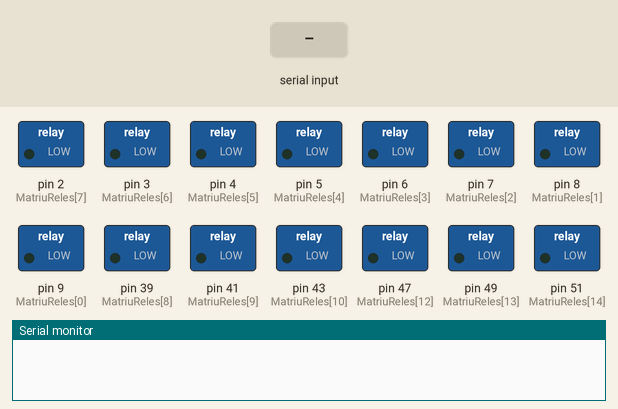
Simulated run of this sketch. Board: Arduino Mega 2560, built with avr-gcc and run on an emulated ATmega2560. On the bench: switched loads named in the sketch (green lamp = pin HIGH), the last lines printed to the serial monitor. Inputs (shaded band) come from the test bench.

Above: at 1.2 s.
1.3 s: byte 88 (88) received over Serial
At 1.6 s:
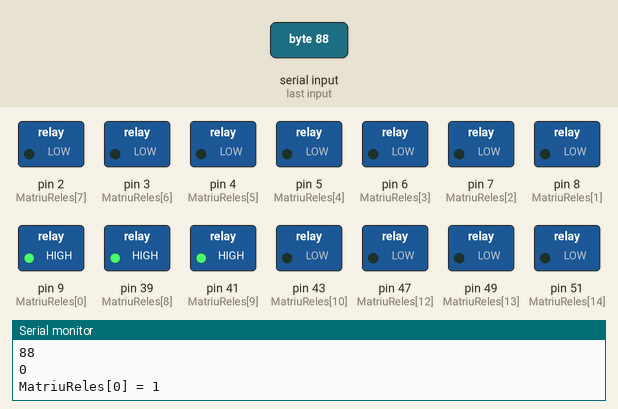
2.8 s: "c" received over Serial
At 4.0 s:
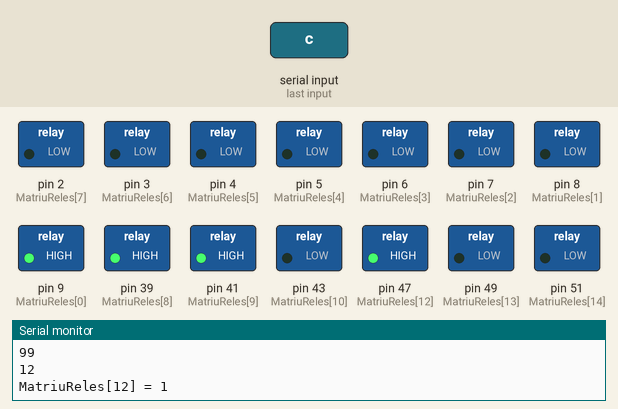
4.3 s: byte 120 (120) received over Serial
At 5.1 s:
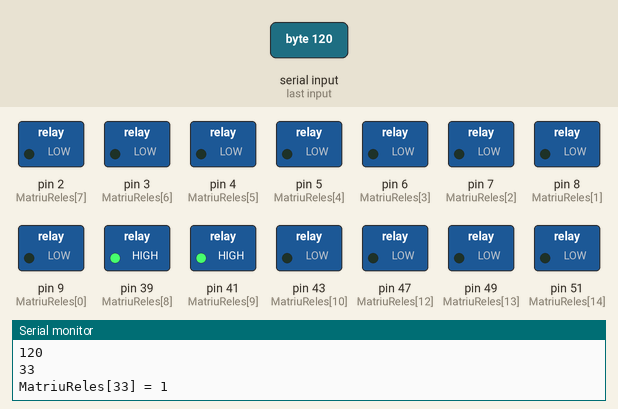
5.8 s: "D" received over Serial
At 6.2 s:
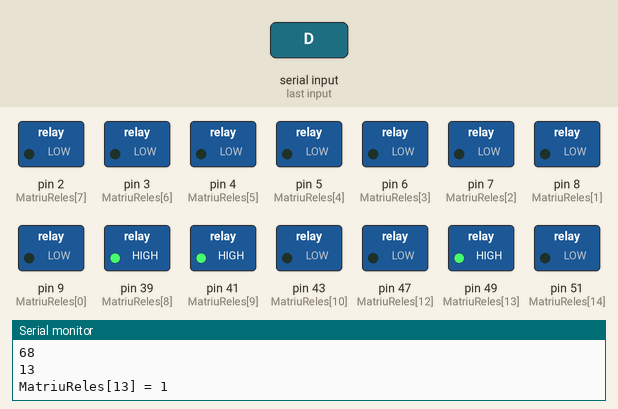
7.3 s: "E" received over Serial
At 8.5 s:
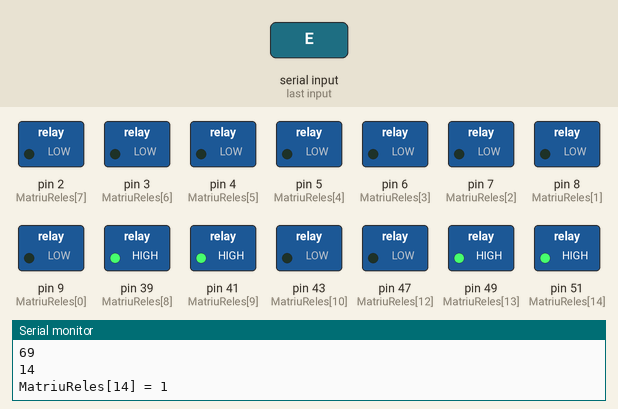
8.8 s: "d" received over Serial
At 9.7 s:
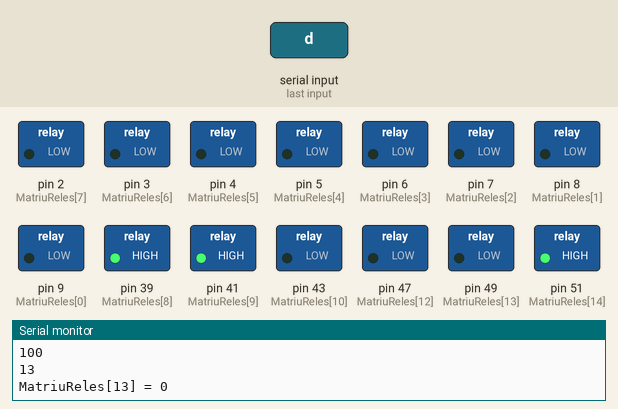
Timing chart, 0 to 11.3 s (numbered marks = the images above; inputs shaded):
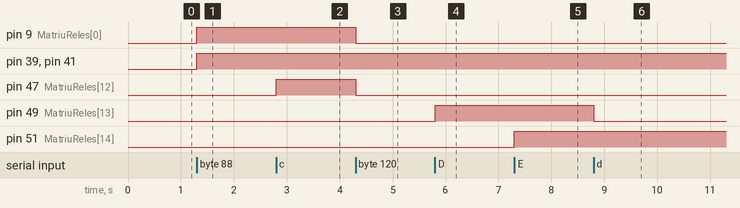

Measured:
- after the input at 1.3 s, pin 9 (MatriuReles[0]), pin 39 (MatriuReles[8]), pin 41 (MatriuReles[9]): LOW → HIGH at once
- after the input at 2.8 s, pin 47 (MatriuReles[12]): LOW → HIGH at once
- after the input at 4.3 s, pin 9 (MatriuReles[0]), pin 47 (MatriuReles[12]): HIGH → LOW at once
- after the input at 5.8 s, pin 49 (MatriuReles[13]): LOW → HIGH at once
- after the input at 7.3 s, pin 51 (MatriuReles[14]): LOW → HIGH at once
- after the input at 8.8 s, pin 49 (MatriuReles[13]): HIGH → LOW at once

The sketch:

PESSEBRE_V6.ino
```cpp
#include "RTClib.h"
#include <Wire.h>
#include <SoftwareSerial.h>
#include <DFPlayer_Mini_Mp3.h>

int TempsInicial;
int TempsActual;
int ReproduintDia;
int ReproduintNit;
int TempsReproduccioDia;
int TempsReproduccioNit;
int repmusica=1;
int EstatMusica=1;
int Test = 0;

int old_sec;

const int Reles=16; //Num de reles
const int Estats=13; //Num estats

SoftwareSerial mySerial(10, 11); // RX, TX /*veure quins ports utilitzem al mega

//String MatriuHoraInici[Estats] =  { "0:0","5:0","10:0","15:0","20:0","25:0","25:40","26:20","27:0","27:30","27:50","28:20","29:10"};
//String MatriuHoraInici[Estats] =  { "0:0","0:30","1:0","1:30","2:0","2:30","3:0","3:30","4:0","4:30","5:0","5:30","6:0"};

//MatriuHoraInici
int MatriuHoraInici[Estats][2] = {
  //{0,0},{5,0},{10,0},{15,0},{20,0},{25,0},{25,40},{26,20},{27,0},{27,30},{27,50},{28,20},{29,10}
  {0,0},{0,10},{0,20},{0,30},{0,40},{0,50},{1,0},{1,10},{1,20},{1,30},{1,40},{1,50},{2,0}
};

int MatriuEstats[Estats][Reles+1] = {
   //Dia
   //1,2,3,4,5,6,7,8,9,0,1,2,3,4,5,6,7
    {0,0,1,0,0,1,1,1,1,1,1,1,0,1,1,1,1},
    {1,0,1,0,0,1,1,1,1,1,1,1,0,1,1,1,1},
    {0,0,1,0,0,1,1,1,1,1,1,1,0,1,1,1,1},
    {1,0,1,0,0,1,1,1,1,1,1,1,0,1,1,1,1},
    {0,0,1,0,0,1,1,1,1,1,1,1,0,1,1,1,1},

   //Nit
   //1,2,3,4,5,6,7,8,9,0,1,2,3,4,5,6,7
    {1,0,0,0,0,1,1,1,0,1,1,0,0,0,0,0,2},
    {1,0,0,0,0,1,1,1,0,1,1,1,0,1,0,0,2},
    {1,0,0,0,0,1,1,1,0,1,1,0,0,1,1,0,2},
    {1,0,0,0,0,1,1,1,0,1,1,1,0,1,1,1,2},
    //Encesa banderes
    {0,0,0,0,0,1,1,1,0,1,1,0,1,0,0,0,2},
    //continua nit
    {1,0,0,0,0,1,1,1,0,1,1,1,0,0,0,1,2},
    {1,0,0,0,0,1,1,1,0,1,1,1,0,0,1,0,2},
    {1,0,0,0,0,1,1,1,0,1,1,1,0,1,1,1,2}
};

// 9 Bomba moli + Gir Moli +Led Moli
// 8 Moli canto cova
// 7 Boira
// 6 Llum llac
// 5 relé que no clava (NU) NO FUNCIONA!!
// 4 On/Off Màquina de fum
// 3 Infern + bomba de recirculació riu + foc + llamp + 3 bombetes vermelles
// 2 Cel
// 39 Dimmer
// 41 Polsador contacte Màquina de fum
// 43 Naixement + sol + lluna
// 45 poble 3
// 47 masia + castell banderes
// 49poble 4 + sta caterina
// 51 poble 2 + creu + castell
// 53 poble 1
int MatriuReles[Reles] = {9,8,7,6,5,4,3,2,39,41,43,45,47,49,51,53};

//Variables de temps RTC
int mi,ho,se;

//Valor del serial Bluetooth
char val;

//Variable Rellotge
RTC_DS1307 RTC;

////////////////////////////////////////////////////////////////////////////////

void loop()
{

    //Serial.println("hello");
  //mp3_stop();

  llegirSerie();

  //reset();

  //TestMusica();
  //Automatic();
  //TestReles();
}


/////////////////////////////////////////////////////////////////////////////////

void InitPins()
{
  for(int i=0; i<Reles; i++)
  {
    pinMode(MatriuReles[i],OUTPUT);
    digitalWrite(MatriuReles[i],LOW);
  }

  digitalWrite(MatriuReles[8], HIGH); //Dimmer dia
  digitalWrite(MatriuReles[9], HIGH); //Fum
}

/////////////////////////////////////////////////////////////////////////////////

//Inicialitzar Bluetooth
void InitBT()
{
  Serial.begin(9600);
}

////////////////////////////////////////////////////////////////////////////////

void setup()
{
  Serial.begin(9600);
  /*
  delay(1000);

  mp3_stop ();

  TempsInicial = millis();
  InitPins();//Inicialitzem tots els pins
  InitBT();

  TempsReproduccioDia = (2*60+16)*1000; //Dura 2 minuts i 16 segons
  TempsReproduccioNit = (1*60+32)*1000; //Dura 1 minut i 32 segons

  //Incialitzem MP3
  mySerial.begin (9600);
  mp3_set_serial (mySerial);  //set softwareSerial for DFPlayer-mini mp3 module
  mp3_set_volume (20);

  ReproduintDia = 0;
  ReproduintNit = 0;


  //RTC llegir hora rellotge pc i sincronitzarla al rtc
  Wire.begin(); // Shield I2C pins connect to alt I2C bus on Arduino Due
  RTC.begin(); // Shield I2C pins connect to alt I2C bus on Arduino Due
  RTC.adjust(DateTime(__DATE__, __TIME__)); //Sincronitza la hora amb el pc que compila
  */
}

//////////////////////////////////////////////////////////////////////////////////////

void TestMusica()
{
  mp3_play(1);
  delay(30000);
}

///////////////////////////////////////////////////////////////////////////////////////

void reset()
{
    digitalWrite(39,HIGH);
}

/////////////////////////////////////////////////////////////////////////////////////

void TestReles()
{
  for(int i=0;i<Reles;i++)
  {
    Serial.println("Rele: " + String(i+1) + " Pin: " + String(MatriuReles[i]) + " HIGH");
    digitalWrite(MatriuReles[i], HIGH);
    delay(5000);

    Serial.println("Rele: " + String(i+1) + " Pin: " + String(MatriuReles[i]) + " LOW");
    digitalWrite(MatriuReles[i], LOW);
    delay(2000);
  }
}
////////////////////////////////////////////////////////////////////////////////

void Automatic()
{

  Musica();

  //Incialitzem la variable now amb l'hora actual
  DateTime now = RTC.now();
  //Ara obtenim el segon, el minut i la hora actual
  se = (now.second());
  mi = (now.minute());
  ho = (now.hour());

  //old
  double sec = se/10;
  int sec2 = (int)(sec);
  sec = sec - (double)(sec2);
  //if(sec == 0) Serial.println("I am alive!!" + String(ho) + "/" + String(mi) + "/" + String(se));

  if(mi >= 13) mi = mi-13;
  if(mi >= 15) mi = mi-15;


  //Primer comprovem si hora+minut correspon a algun estat
  for(int i=0; i<Estats; i++)
  {
    //Serial.println("Minuts(Actual/Estat): " + String(mi) + "/" + String(MatriuHoraInici[i][0]) + " Segons(Actual/Estat): " + String(se) + "/" + String(MatriuHoraInici[i][1]));
    //Cas que el minut i la hora coincideixin per activar un rele
    if(MatriuHoraInici[i][0] == mi and MatriuHoraInici[i][1] == se)
    {
      //Mirem quins reles s'han d'activar per aquest estat
      for(int j=0; j<Reles;j++)
      {
        if(MatriuEstats[i][j] == 1) digitalWrite(MatriuReles[j], HIGH);
        Serial.println("Canvi d'estat: " + String(i));
        if(MatriuEstats[i][j] == 0) digitalWrite(MatriuReles[j], LOW);
      }
      repmusica = MatriuEstats[i][Reles+1];
/*
            //Mirem si engegar o parar la música (0-Parat, 1-Pista1, 2-Pista3)
      if(MatriuEstats[i][Reles+1] == 1) //Música de dia
      {
        Serial.println("Som estat de música 1");
        TempsActual = millis();
        if((TempsActual - TempsInicial) < TempsReproduccioDia)
        {
          if(ReproduintDia == 0)
          {
            Serial.println("Play música 1");
            mp3_play(1);
            ReproduintDia = 1;
            ReproduintNit = 0;
          }
        }
        else
        {
          ReproduintDia = 0;
          TempsInicial = millis();
        }
      }

      if(MatriuEstats[i][Reles+1] == 2) //Música de nit
      {
        Serial.println("Som estat de música 1");

        TempsActual = millis();
        if((TempsActual - TempsInicial) < TempsReproduccioNit)
        {
          if(ReproduintNit == 0)
          {
            Serial.println("Play música 2");
            mp3_play(2);
            ReproduintNit = 1;
            ReproduintDia = 0;
          }
        }
        else
        {
          ReproduintNit = 0;
          TempsInicial = millis();
        }
      }
*/
    }
  }
}

////////////////////////////////////////////////////////////////////////////////

void Musica()
{
    if(repmusica != EstatMusica)
    {
      ReproduintDia = 0;
      ReproduintNit = 0;
      EstatMusica = repmusica;
      TempsInicial = millis();
    }


    if (repmusica=1)
    {

            TempsActual = millis();

            if((TempsActual - TempsInicial) < TempsReproduccioDia)
            {
              if(ReproduintDia == 0)
              {
                Serial.println("Play música 1");
                mp3_play(1);

                ReproduintDia = 1;
              }
            }
            else
            {
              ReproduintDia = 0;
              TempsInicial = millis();
            }
    }
    else
    {
      if((TempsActual - TempsInicial) < TempsReproduccioNit)
      {
          if(ReproduintNit = 0)
          {
            Serial.println("Play música 2");
            mp3_play(2);

            ReproduintNit = 1;
          }
      }
      else
      {
        ReproduintNit = 0;
        TempsInicial = millis();
      }


}
        //else
        //{
        //  ReproduintDia = 0;
        //  TempsInicial = millis();
        //}
      //}

/*
      if(MatriuEstats[i][Reles+1] == 2) //Música de nit
      {
        Serial.println("Som estat de música 1");

        TempsActual = millis();
        if((TempsActual - TempsInicial) < TempsReproduccioNit)
        {
          if(ReproduintNit == 0)
          {
            Serial.println("Play música 2");
            mp3_play(2);
            ReproduintNit = 1;
            ReproduintDia = 0;
          }
        }
        else
        {
          ReproduintNit = 0;
          TempsInicial = millis();
        }
      }
*/
}

////////////////////////////////////////////////////////////////////////////////

void Manual()
{
	switch(val)
  {
		case 'A':
      digitalWrite(MatriuReles[1],HIGH);
    break;

    case 'a':
      digitalWrite(MatriuReles[1],LOW);
    break;

    case 'B':
      digitalWrite(MatriuReles[2],HIGH);
    break;

    case 'b':
      digitalWrite(MatriuReles[2],LOW);
    break;

    case 'C':
      digitalWrite(MatriuReles[3],HIGH);
    break;

    case 'c':
      digitalWrite(MatriuReles[3],LOW);
    break;

    case 'D':
      digitalWrite(MatriuReles[4],HIGH);
    break;

    case 'd':
      digitalWrite(MatriuReles[4],LOW);
    break;

    case 'E':
      digitalWrite(MatriuReles[5],HIGH);
    break;

    case 'e':
      digitalWrite(MatriuReles[5],LOW);
    break;

    case 'F':
      digitalWrite(MatriuReles[6],HIGH);
    break;

    case 'f':
      digitalWrite(MatriuReles[6],LOW);
    break;

    case 'G':
      digitalWrite(MatriuReles[7],HIGH);
    break;

    case 'g':
      digitalWrite(MatriuReles[7],LOW);
    break;

    case 'H':
      digitalWrite(MatriuReles[8],HIGH);
    break;

    case 'h':
      digitalWrite(MatriuReles[8],LOW);
    break;

    case 'I':
      digitalWrite(MatriuReles[9],HIGH);
    break;

    case 'i':
      digitalWrite(MatriuReles[9],LOW);
    break;

    case 'J':
      digitalWrite(MatriuReles[10],HIGH);
    break;

    case 'j':
      digitalWrite(MatriuReles[10],LOW);
    break;

    case 'K':
      digitalWrite(MatriuReles[11],HIGH);
    break;

    case 'k':
      digitalWrite(MatriuReles[11],LOW);
    break;

    case 'L':
      digitalWrite(MatriuReles[12],HIGH);
    break;

    case 'l':
      digitalWrite(MatriuReles[12],LOW);
    break;

    case 'M':
      digitalWrite(MatriuReles[13],HIGH);
    break;

    case 'm':
      digitalWrite(MatriuReles[13],LOW);
    break;

    case 'N':
      digitalWrite(MatriuReles[14],HIGH);
    break;

    case 'n':
      digitalWrite(MatriuReles[14],LOW);
    break;

    case 'O':
      digitalWrite(MatriuReles[15],HIGH);
    break;

    case 'o':
      digitalWrite(MatriuReles[15],LOW);
    break;

    case 'P':
      digitalWrite(MatriuReles[16],HIGH);
    break;

    case 'p':
      digitalWrite(MatriuReles[16],LOW);
    break;

    //El cas de R i r tenia entés que era per indicar si volies mode manual (R) o no (r) ????????????????????????????????
    case 'R':
      //General on
    break;

    case 'r':
      //General off
    break;

    default:
    break;
  }
}

///////////////////////////////////////////////////////////////////////////////////////////////////////////
void pintaEstat(int a)
{
   int i=digitalRead(MatriuReles[a]);

   if(i==0) i = 1; else i = 0;

   digitalWrite(MatriuReles[a], i);

   Serial.println("MatriuReles[" + String(a) + "] = " + i);
}

/////////////////////////////////////////////////////////////////////////////////////////////////////////////

void llegirSerie()
{
  int car;
  if (Serial.available() > 0)
  {
                // read the incoming byte:
                int incomingByte = Serial.read();

                Serial.println(incomingByte);

                if ((incomingByte >47) && (incomingByte<59))
                {
                  car=incomingByte-48;
                }
                if ((incomingByte >64) && (incomingByte<71))
                {
                  car=incomingByte-55;
                }
                if ((incomingByte >96) && (incomingByte<123))
                {
                  car=incomingByte-87;
                }

                if(incomingByte == 88 or incomingByte == 120)
                {
                  InitPins();
                }

                 Serial.println(car);
                 pintaEstat(car);
                 // i=digitalRead(13);
                 //if (car==0) digitalWrite(13, HIGH);
                 //if (car==1) digitalWrite(13, LOW);

        }
}
```
